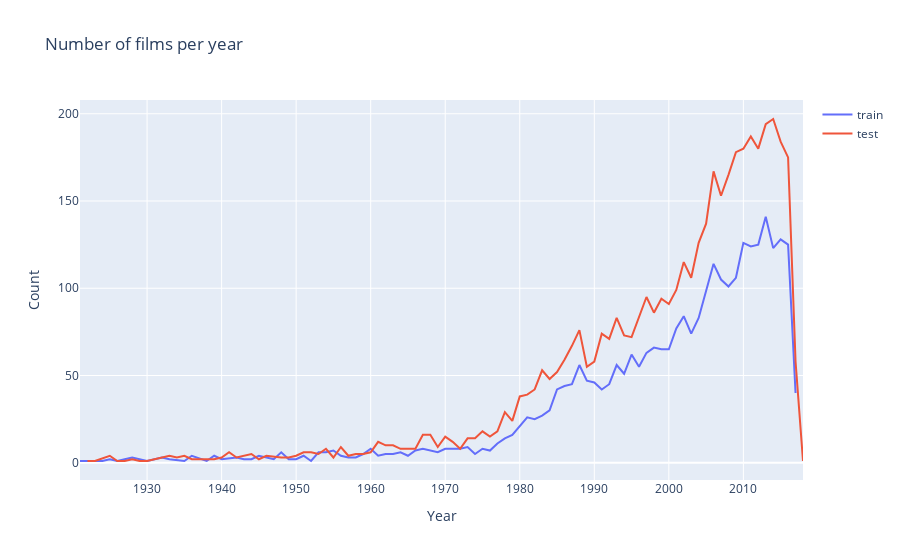

This figure's notebook cell:
### Code cell
import plotly.offline as py
py.init_notebook_mode(connected=True)
import plotly.graph_objs as go

data=[go.Scatter(x=d1.index,y=d1.values,name='train'),
     go.Scatter(x=d2.index,y=d2.values,name='test')]

layout=go.Layout(dict(title='Number of films per year',xaxis=dict(title='Year'),yaxis=dict(title='Count'),),legend=dict(orientation='v'))
py.iplot(dict(data=data, layout=layout))
